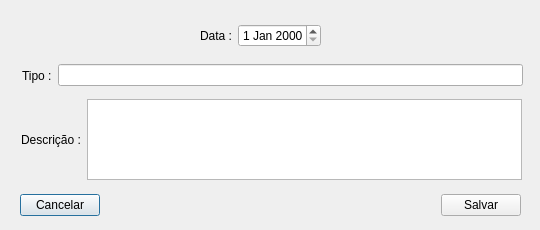
<?xml version="1.0" encoding="UTF-8"?>
<ui version="4.0">
 <class>task</class>
 <widget class="QDialog" name="task">
  <property name="geometry">
   <rect>
    <x>0</x>
    <y>0</y>
    <width>540</width>
    <height>230</height>
   </rect>
  </property>
  <property name="windowTitle">
   <string>Dialog</string>
  </property>
  <widget class="QWidget" name="layoutWidget">
   <property name="geometry">
    <rect>
     <x>21</x>
     <y>99</y>
     <width>501</width>
     <height>81</height>
    </rect>
   </property>
   <layout class="QHBoxLayout" name="horizontalLayout_3">
    <item>
     <widget class="QLabel" name="descriptionLabel">
      <property name="text">
       <string>Descrição :</string>
      </property>
     </widget>
    </item>
    <item>
     <widget class="QPlainTextEdit" name="descriptionText"/>
    </item>
   </layout>
  </widget>
  <widget class="QWidget" name="layoutWidget">
   <property name="geometry">
    <rect>
     <x>20</x>
     <y>190</y>
     <width>501</width>
     <height>31</height>
    </rect>
   </property>
   <layout class="QHBoxLayout" name="horizontalLayout_4">
    <item>
     <widget class="QPushButton" name="cancelButton">
      <property name="text">
       <string>Cancelar</string>
      </property>
     </widget>
    </item>
    <item>
     <spacer name="horizontalSpacer">
      <property name="orientation">
       <enum>Qt::Horizontal</enum>
      </property>
      <property name="sizeHint" stdset="0">
       <size>
        <width>40</width>
        <height>20</height>
       </size>
      </property>
     </spacer>
    </item>
    <item>
     <widget class="QPushButton" name="saveButton">
      <property name="text">
       <string>Salvar</string>
      </property>
     </widget>
    </item>
   </layout>
  </widget>
  <widget class="QWidget" name="layoutWidget">
   <property name="geometry">
    <rect>
     <x>22</x>
     <y>60</y>
     <width>501</width>
     <height>31</height>
    </rect>
   </property>
   <layout class="QHBoxLayout" name="horizontalLayout_2">
    <item>
     <widget class="QLabel" name="typeLabel">
      <property name="text">
       <string>Tipo :</string>
      </property>
     </widget>
    </item>
    <item>
     <widget class="QLineEdit" name="typeLineEdit"/>
    </item>
   </layout>
  </widget>
  <widget class="QWidget" name="layoutWidget">
   <property name="geometry">
    <rect>
     <x>200</x>
     <y>20</y>
     <width>121</width>
     <height>31</height>
    </rect>
   </property>
   <layout class="QHBoxLayout" name="horizontalLayout">
    <item>
     <widget class="QLabel" name="dateLabel">
      <property name="text">
       <string>Data :</string>
      </property>
     </widget>
    </item>
    <item>
     <widget class="QDateEdit" name="dateEdit">
      <property name="enabled">
       <bool>true</bool>
      </property>
     </widget>
    </item>
   </layout>
  </widget>
 </widget>
 <resources/>
 <connections/>
</ui>
